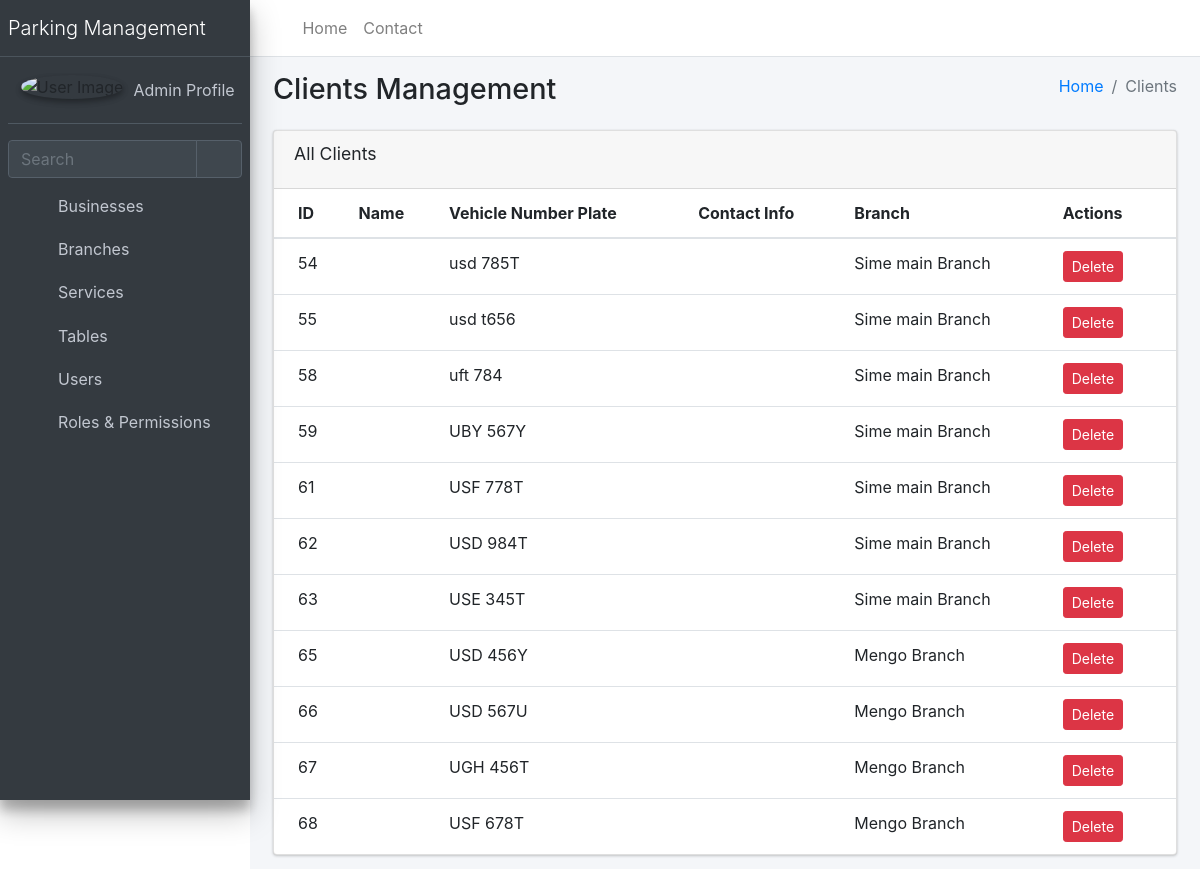
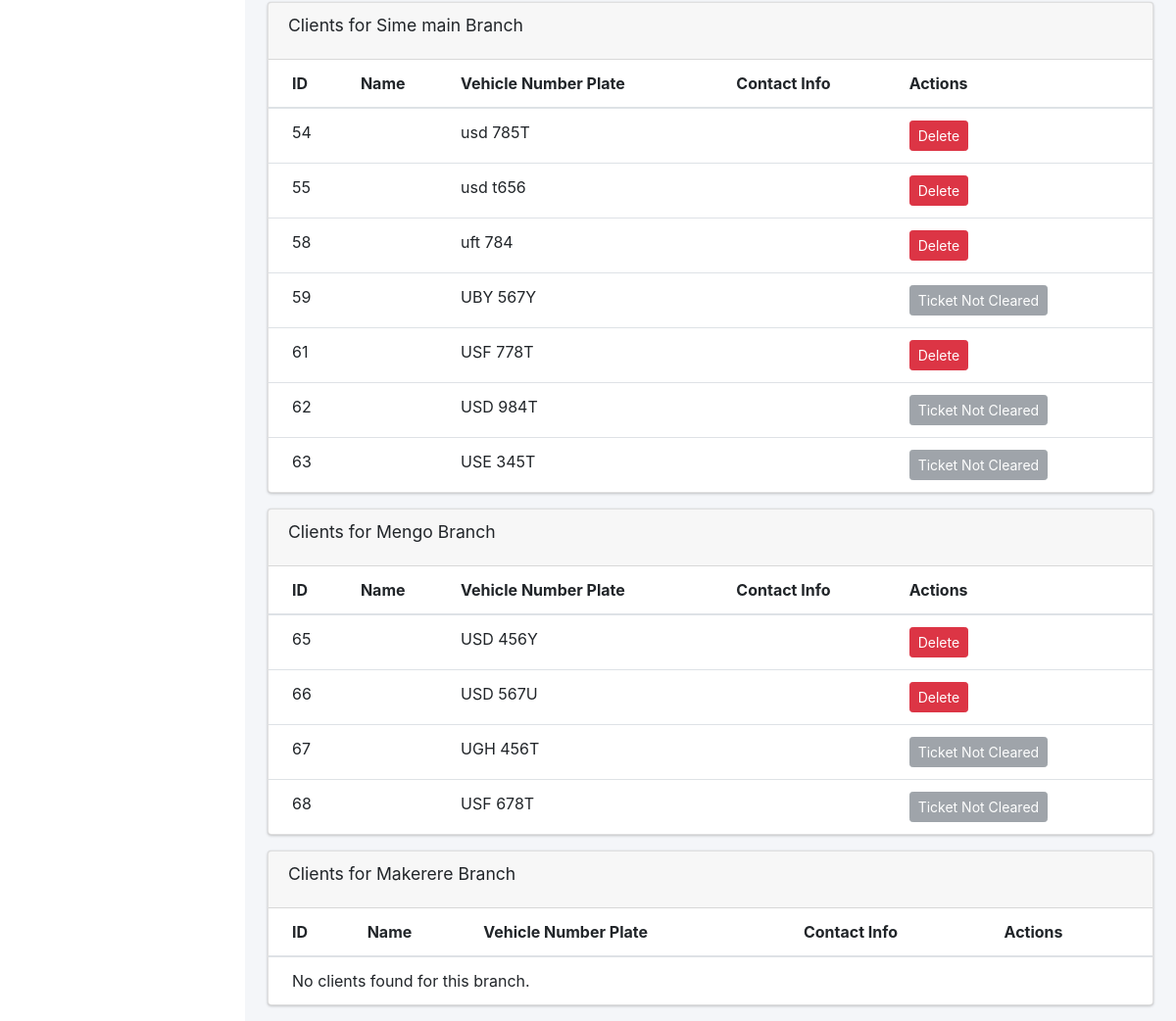
/client/tables/, run on the app's committed database (2 pictures, top to bottom).
### parkingMangtApp/models.py (models this page shows, shortened)
class Client(models.Model):
    branch = models.ForeignKey(Branch, on_delete=models.CASCADE, related_name='clients')  # Each client belongs to a branch
    vehicle_number_plate = models.CharField(max_length=50, unique=True)  # Ensure unique number plates
    created_at = models.DateTimeField(auto_now_add=True)
    registered_by = models.ForeignKey(User, on_delete=models.SET_NULL, null=True, related_name='clients_registered')

class Branch(models.Model):
    business = models.ForeignKey('Business', on_delete=models.CASCADE, related_name='branches')
    branch_name = models.CharField(max_length=255)
    location = models.TextField()
    contact_number = models.CharField(max_length=15)
    is_active = models.BooleanField(default=True)
    is_main_branch = models.BooleanField(default=False)
    created_by = models.ForeignKey(User, on_delete=models.SET_NULL, null=True, related_name='branches_created')
    created_at = models.DateTimeField(auto_now_add=True)
    manager = models.OneToOneField(User, on_delete=models.SET_NULL, null=True, blank=True, related_name='managed_branch')
    parking_slot_identifier = models.CharField(max_length=1, default='B')  # Default identifier for parking slots
    number_of_slots = models.PositiveIntegerField(default=50)  # Default number of parking slots

### parkingMangtApp/views.py (the view)
# urls.py: path('client/tables/', views.clients_table, name='clients_table'),
def clients_table(request):
    all_clients = Client.objects.select_related('branch').all()
    branches_with_clients = Branch.objects.prefetch_related('clients').all()
    return render(request, 'tables/client_tables.html', {
        'all_clients': all_clients,
        'branches_with_clients': branches_with_clients,
    })

### parkingMangtApp/models.py (called while the page is built)
    @property
    def is_cleared(self):
        return bool(self.exit_time and self.duration)

### templates/tables/client_tables.html (shortened to what this page needs)
{% extends 'base.html' %}
{% block content %}
<div class="content-wrapper">
    <section class="content-header">
        <div class="container-fluid">
            <div class="row mb-2">
                <div class="col-sm-6">
                    <h1>Clients Management</h1>
                </div>
                <div class="col-sm-6">
                    <ol class="breadcrumb float-sm-right">
                        <li class="breadcrumb-item"><a href="{% url 'index' %}">Home</a></li>
                        <li class="breadcrumb-item active">Clients</li>
                    </ol>
                </div>
            </div>
        </div>
    </section>
    <section class="content">
        <div class="container-fluid">
            <div class="row">
                <div class="col-12">
                    <div class="card">
                        <div class="card-header">
                            <h3 class="card-title">All Clients</h3>
                        </div>
                        <div class="card-body table-responsive p-0">
                            <table class="table table-hover text-nowrap">
                                <thead>
                                    <tr>
                                        <th>ID</th>
                                        <th>Name</th>
                                        <th>Vehicle Number Plate</th>
                                        <th>Contact Info</th>
                                        <th>Branch</th>
                                        <th>Actions</th>
                                    </tr>
                                </thead>
                                <tbody>
                                    {% for client in all_clients %}
                                    <tr>
                                        <td>{{ client.id }}</td>
                                        <td>{{ client.name }}</td>
                                        <td>{{ client.vehicle_number_plate }}</td>
                                        <td>{{ client.contact_info }}</td>
                                        <td>{{ client.branch.branch_name }}</td>
                                        <td>
                                            <form action="{% url 'delete-client' client.id %}" method="POST" onsubmit="return confirm('Are you sure you want to delete this client?')">
                                                <button type="submit" class="btn btn-sm btn-danger">Delete</button>
                                            </form>
                                        </td>
                                    </tr>
                                    {% empty %}
                                    <tr>
                                        <td colspan="6">No clients found.</td>
                                    </tr>
                                    {% endfor %}
                                </tbody>
                            </table>
                        </div>
                    </div>
                </div>
            </div>
            {% for branch in branches_with_clients %}
            <div class="row">
                <div class="col-12">
                    <div class="card">
                        <div class="card-header">
                            <h3 class="card-title">Clients for {{ branch.branch_name }}</h3>
                        </div>
                        <div class="card-body table-responsive p-0">
                            <table class="table table-hover text-nowrap">
                                <thead>
                                    <tr>
                                        <th>ID</th>
                                        <th>Name</th>
                                        <th>Vehicle Number Plate</th>
                                        <th>Contact Info</th>
                                        <th>Actions</th>
                                    </tr>
                                </thead>
                                <tbody>
                                    {% for client in branch.clients.all %}
                                    <tr>
                                        <td>{{ client.id }}</td>
                                        <td>{{ client.name }}</td>
                                        <td>{{ client.vehicle_number_plate }}</td>
                                        <td>{{ client.contact_info }}</td>
                                        <td>
                                            {% if client.ticket.is_cleared %}
                                                <form action="{% url 'delete-client' client.id %}" method="POST" onsubmit="return confirm('Are you sure you want to delete this client?')">
                                                    <button type="submit" class="btn btn-sm btn-danger">Delete</button>
                                                </form>
                                            {% else %}
                                                <button class="btn btn-sm btn-secondary" disabled>Ticket Not Cleared</button>
                                            {% endif %}
                                        </td>
                                    </tr>
                                    {% empty %}
                                    <tr>
                                        <td colspan="5">No clients found for this branch.</td>
                                    </tr>
                                    {% endfor %}
                                </tbody>
                            </table>
                        </div>
                    </div>
                </div>
            </div>
            {% endfor %}
        </div>
    </section>
</div>
{% endblock %}

### data on the page
Client: id "54", vehicle_number_plate "usd 785T", branch.branch_name "Sime main Branch", shows "Delete"
Client: id "55", vehicle_number_plate "usd t656", branch.branch_name "Sime main Branch", shows "Delete"
Client: id "58", vehicle_number_plate "uft 784", branch.branch_name "Sime main Branch", shows "Delete"
Client: id "59", vehicle_number_plate "UBY 567Y", branch.branch_name "Sime main Branch", shows "Ticket Not Cleared"
Client: id "61", vehicle_number_plate "USF 778T", branch.branch_name "Sime main Branch", shows "Delete"
Client: id "62", vehicle_number_plate "USD 984T", branch.branch_name "Sime main Branch", shows "Ticket Not Cleared"
Client: id "63", vehicle_number_plate "USE 345T", branch.branch_name "Sime main Branch", shows "Ticket Not Cleared"
Client: id "65", vehicle_number_plate "USD 456Y", branch.branch_name "Mengo Branch", shows "Delete"
Client: id "66", vehicle_number_plate "USD 567U", branch.branch_name "Mengo Branch", shows "Delete"
Client: id "67", vehicle_number_plate "UGH 456T", branch.branch_name "Mengo Branch", shows "Ticket Not Cleared"
Client: id "68", vehicle_number_plate "USF 678T", branch.branch_name "Mengo Branch", shows "Ticket Not Cleared"
Branch: branch_name "Sime main Branch"
Branch: branch_name "Mengo Branch"
Branch: branch_name "Makerere Branch"
